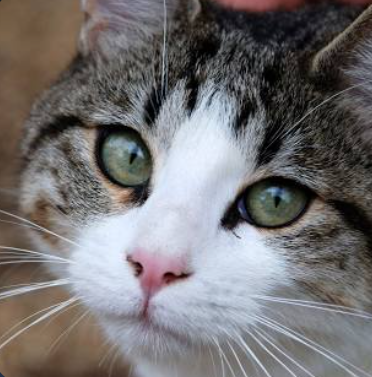
#> input picture openCV/basic/images/cat1.png, 372 x 377 px
$ python transformation.py
#> lines starting #> are read from the running program, lines starting #| are printed output that depends on the picture
import cv2 as cv
import numpy as np
img=cv.imread('./images/cat1.png')
#> img is the input picture: shape (377, 372, 3); mean B, G, R 113.3, 112.5, 115.6

# rotate
rotated = cv.rotate(img,cv.ROTATE_90_CLOCKWISE)
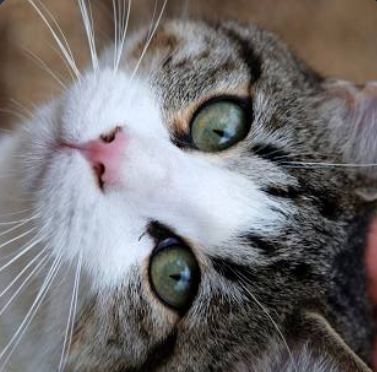
#> rotated: shape (372, 377, 3); mean B, G, R 113.3, 112.5, 115.6
cv.imshow('rotated',rotated)
cv.waitKey(0)

# flip
# 0->vertical
# 1->horizontal
# -1->both
flipped = cv.flip(img,-1)
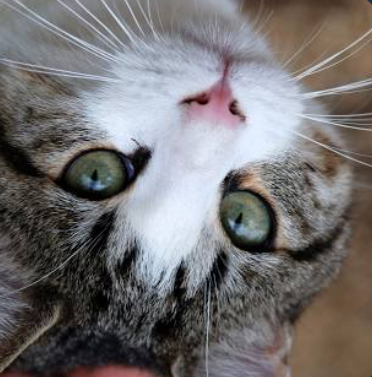
#> flipped: shape (377, 372, 3); mean B, G, R 113.3, 112.5, 115.6
cv.imshow('flipped',flipped)
cv.waitKey(0)

# translate
Mat = np.float32([[1,0,25],[0,1,50]])
shifted = cv.warpAffine(img,Mat,(img.shape[1],img.shape[0]))
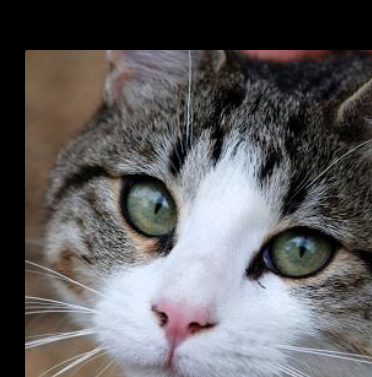
#> shifted: shape (377, 372, 3); mean B, G, R 93.6, 92.5, 94.5
cv.imshow('Shifted down and right',shifted)
cv.waitKey(0)

$ run again, with openCV/basic/images/cat2.jpg saved as openCV/basic/images/cat1.png
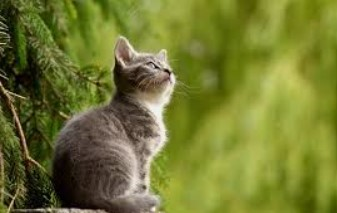
#> input picture openCV/basic/images/cat2.jpg, 337 x 213 px
#> img is the input picture: shape (213, 337, 3); mean B, G, R 49.2, 120.5, 114.2
#> `flipped = cv.flip(img,-1)`:
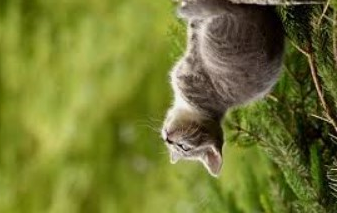
#> flipped: shape (213, 337, 3); mean B, G, R 49.2, 120.5, 114.2
#> `shifted = cv.warpAffine(img,Mat,(img.shape[1],img.shape[0]))`:
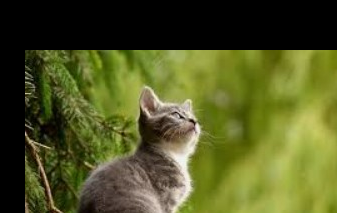
#> shifted: shape (213, 337, 3); mean B, G, R 35.4, 85.9, 81.2
